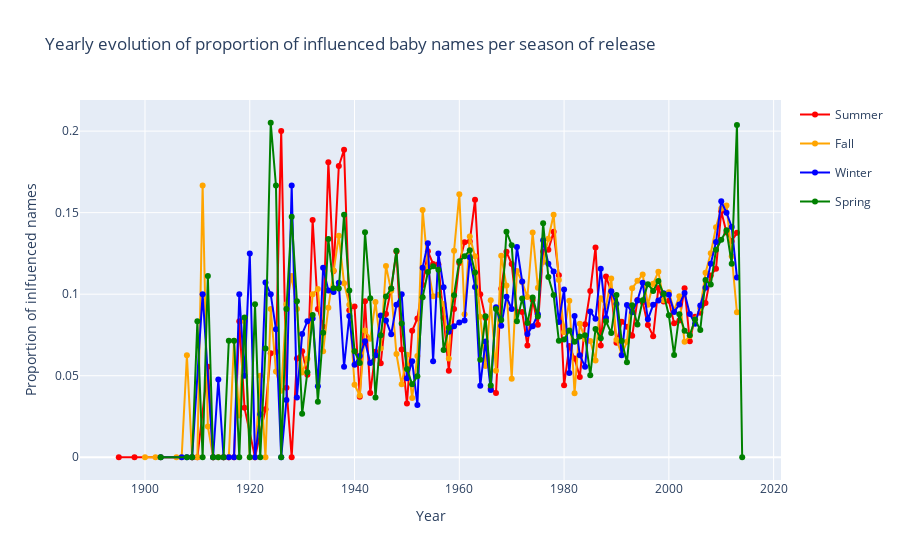

Source (notebook cell):
### Code cell
fig = go.Figure()

# Define the main line plot for each season
seasons = ['Summer', 'Fall', 'Winter', 'Spring']
colors = ['red', 'orange', 'blue', 'green']
data = [summer_movies_df_sorted, fall_movies_df_sorted, winter_movies_df_sorted, spring_movies_df_sorted]

for i, season in enumerate(seasons):
    main_trace = go.Scatter(
        x=data[i]['year'],  
        y=data[i]['prop_influenced'],  
        mode='lines+markers',
        line_shape='linear',
        name=season,
        line=dict(color=colors[i]),
        legendgroup=season,
        # visible=(season == 'Summer')
    )
    
    # Add the main line trace to the figure
    fig.add_trace(main_trace)

# Update the layout
fig.update_layout(
    title='Yearly evolution of proportion of influenced baby names per season of release',
    xaxis_title='Year',
    yaxis_title='Proportion of inlfuenced names'
)

# Show the figure
fig.show()
